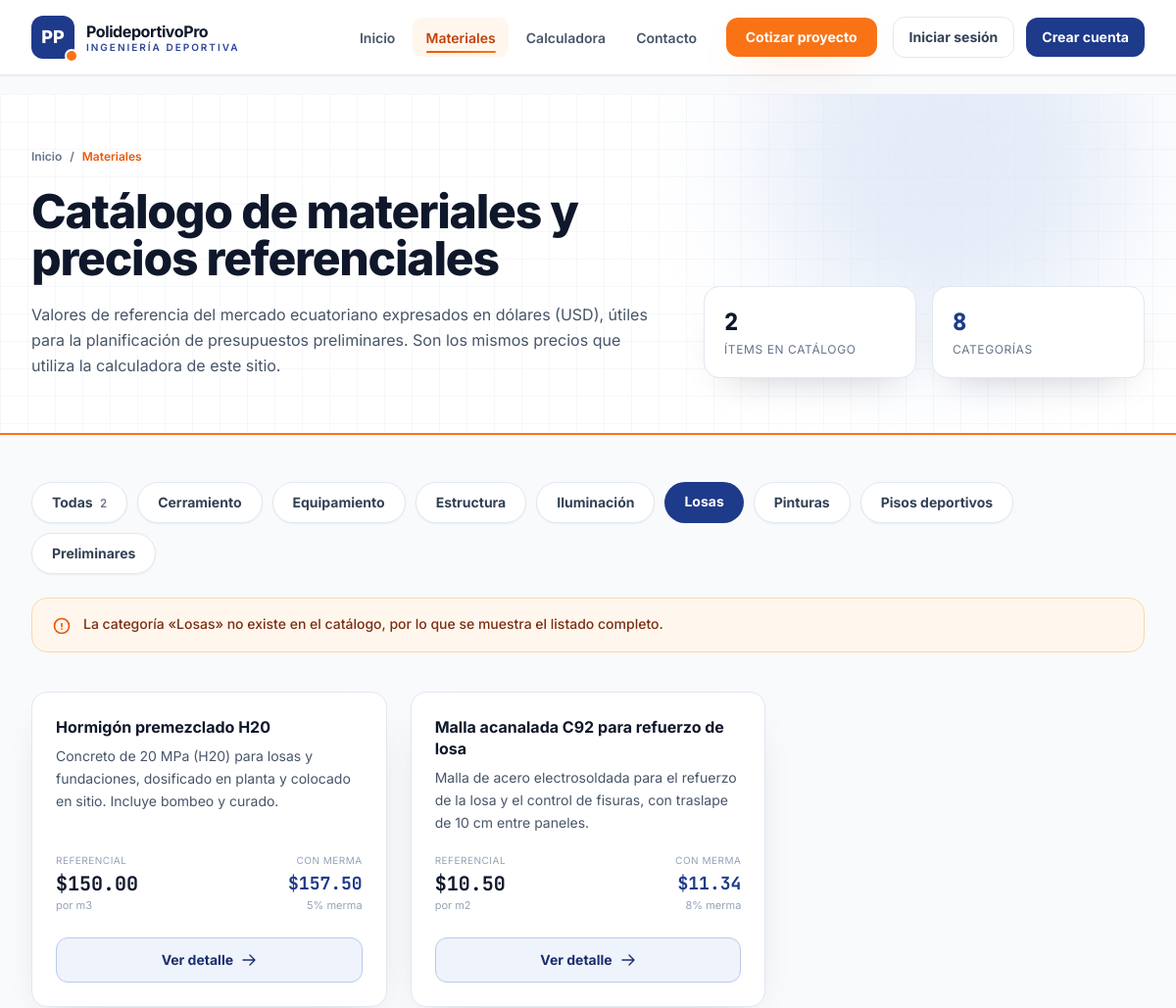
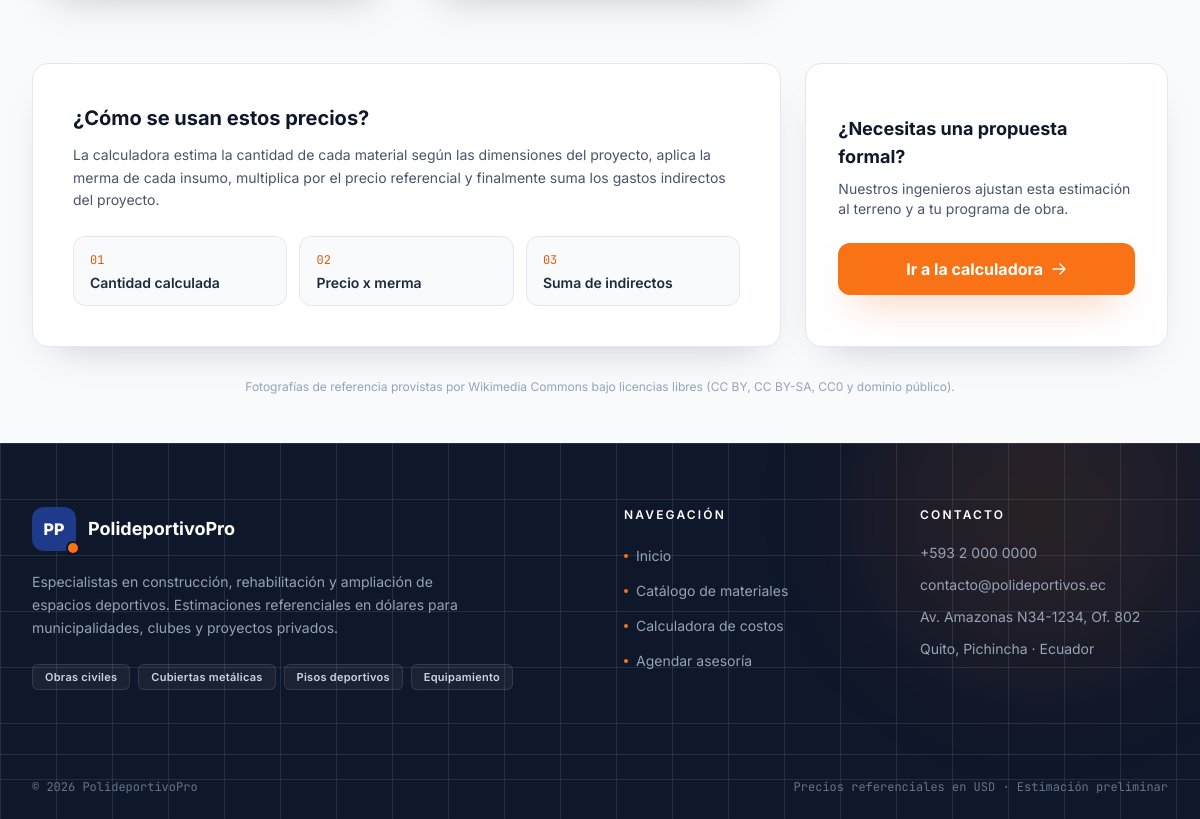
The app's page /materiales?categoria=Losas with its own data (2 pictures, top to bottom).
### app/models.py (models this page shows, shortened)
class Material(db.Model):
    __tablename__ = "materiales"
    id = db.Column(db.Integer, primary_key=True)
    nombre = db.Column(db.String(120), nullable=False, unique=True)
    clave = db.Column(db.String(60), nullable=False, unique=True, index=True)
    unidad = db.Column(db.String(30), nullable=False)
    categoria = db.Column(db.String(60), nullable=False, index=True)
    precio_referencial = db.Column(db.Float, nullable=False, default=0.0)
    merma_pct = db.Column(db.Float, nullable=False, default=5.0)
    descripcion = db.Column(db.Text, nullable=False, default="")
    __table_args__ = (db.CheckConstraint("precio_referencial >= 0", name="ck_material_precio_positivo"),)
    @property
    def precio_con_merma(self):
        return round(self.precio_referencial * (1 + (self.merma_pct or 0) / 100), 2)

### app/routes/main_routes.py (the view)
@main_bp.route("/materiales")
def materiales():
    categorias = [
        fila[0]
        for fila in Material.query.with_entities(Material.categoria)
        .distinct()
        .order_by(Material.categoria.asc())
        .all()
    ]
    seleccion = (request.args.get("categoria") or "").strip()
    categoria_actual = "Todas"
    consulta = Material.query.order_by(Material.categoria.asc(), Material.nombre.asc())
    if seleccion and seleccion in categorias:
        categoria_actual = seleccion
        consulta = consulta.filter(Material.categoria == seleccion)
    items = []
    for material in consulta.all():
        imagen = IMAGENES_MATERIALES.get(material.clave, {})
        items.append(
            {
                "id": material.id,
                "clave": material.clave,
                "nombre": material.nombre,
                "unidad": material.unidad,
                "categoria": material.categoria,
                "precio_referencial": material.precio_referencial,
                "precio_con_merma": material.precio_con_merma,
                "merma_pct": material.merma_pct,
                "descripcion": material.descripcion,
                "imagen": imagen.get("url", ""),
                "licencia": imagen.get("licencia", ""),
                "fuente": imagen.get("fuente", ""),
            }
        )
    return render_template(
        "materiales.html",
        materiales=items,
        categorias=categorias,
        categoria_actual=categoria_actual,
        seleccion=seleccion,
    )

### app/templates/materiales.html (shortened to what this page needs)
{% extends "base.html" %}
{% block contenido %}
<section class="relative overflow-hidden bg-white border-b-2 border-arcilla-500">
    <div class="absolute inset-0 patron-plano-fino opacity-70"></div>
    <div class="absolute -top-32 right-10 w-96 h-96 rounded-full bg-acero-100/70 blur-3xl"></div>
    <div class="relative max-w-7xl mx-auto px-4 sm:px-6 lg:px-8 py-14">
        <nav class="flex items-center gap-2 text-xs font-semibold text-slate-500">
            <a href="{{ url_for('main.index') }}" class="hover:text-acero-700 transition">Inicio</a>
            <span>/</span>
            <span class="text-arcilla-600">Materiales</span>
        </nav>
        <div class="mt-6 grid gap-10 lg:grid-cols-12 lg:items-end">
            <div class="lg:col-span-7">
                <h1 class="text-3xl sm:text-5xl font-extrabold tracking-tight text-slate-900 max-w-3xl">Catálogo de materiales y precios referenciales</h1>
                <p class="mt-5 max-w-2xl text-slate-600 leading-relaxed">
                    Valores de referencia del mercado ecuatoriano expresados en dólares (USD), útiles para la
                    planificación de presupuestos preliminares. Son los mismos precios que utiliza la calculadora de este sitio.
                </p>
            </div>
            <div class="lg:col-span-5">
                <div class="grid grid-cols-2 gap-4">
                    <div class="rounded-2xl border border-slate-200 bg-white p-5 shadow-card">
                        <p class="cifra text-2xl font-extrabold text-slate-900">{{ materiales|length }}</p>
                        <p class="mt-1 text-xs uppercase tracking-wider text-slate-500">Ítems en catálogo</p>
                    </div>
                    <div class="rounded-2xl border border-slate-200 bg-white p-5 shadow-card">
                        <p class="cifra text-2xl font-extrabold text-acero-700">{{ categorias|length }}</p>
                        <p class="mt-1 text-xs uppercase tracking-wider text-slate-500">Categorías</p>
                    </div>
                </div>
            </div>
        </div>
    </div>
</section>
<section class="max-w-7xl mx-auto px-4 sm:px-6 lg:px-8 py-12">
    <div class="flex flex-wrap gap-2.5">
        <a href="{{ url_for('main.materiales') }}"
           class="rounded-full px-5 py-2.5 text-sm font-bold transition {{ 'bg-acero-700 text-white shadow-card' if categoria_actual == 'Todas' else 'bg-white text-slate-700 border border-slate-200 hover:border-acero-400 hover:text-acero-700 shadow-sm' }}">
            Todas
            <span class="ml-1 font-mono text-xs opacity-70">{{ materiales|length }}</span>
        </a>
        {% for categoria in categorias %}
        <a href="{{ url_for('main.materiales', categoria=categoria) }}"
           class="rounded-full px-5 py-2.5 text-sm font-bold transition {{ 'bg-acero-700 text-white shadow-card' if categoria_actual == categoria else 'bg-white text-slate-700 border border-slate-200 hover:border-acero-400 hover:text-acero-700 shadow-sm' }}">
            {{ categoria }}
        </a>
        {% endfor %}
    </div>
    {% if seleccion and categoria_actual != 'Todas' %}
    <p class="mt-6 flex items-start gap-3 rounded-2xl border border-arcilla-200 bg-arcilla-50 px-5 py-4 text-sm font-medium text-arcilla-900">
        <svg xmlns="http://www.w3.org/2000/svg" fill="none" viewBox="0 0 24 24" stroke-width="2" stroke="currentColor" class="w-5 h-5 shrink-0 mt-0.5 text-arcilla-600"><path stroke-linecap="round" stroke-linejoin="round" d="M12 9v3.75m9-.75a9 9 0 1 1-18 0 9 9 0 0 1 18 0Zm-9 3.75h.008v.008H12v-.008Z" /></svg>
        La categoría «{{ seleccion }}» no existe en el catálogo, por lo que se muestra el listado completo.
    </p>
    {% endif %}
    <div class="mt-10 grid gap-6 sm:grid-cols-2 lg:grid-cols-3">
        {% for material in materiales %}
        <article class="tarjeta-material group flex flex-col overflow-hidden rounded-2xl border border-slate-200 bg-white shadow-card transition hover:-translate-y-1 hover:shadow-float">
            <div class="flex flex-1 flex-col p-6">
                <h2 class="text-base font-bold text-slate-900 leading-snug">{{ material.nombre }}</h2>
                <p class="mt-2 flex-1 text-sm leading-relaxed text-slate-600 linea-tres">{{ material.descripcion }}</p>
                <div class="mt-5 flex items-end justify-between gap-3">
                    <div>
                        <p class="text-[10px] uppercase tracking-wider text-slate-400">Referencial</p>
                        <p class="cifra mt-0.5 text-xl font-bold text-slate-900">{{ material.precio_referencial|usd }}</p>
                        <p class="text-[11px] text-slate-400">por {{ material.unidad }}</p>
                    </div>
                    <div class="text-right">
                        <p class="text-[10px] uppercase tracking-wider text-slate-400">Con merma</p>
                        <p class="cifra mt-0.5 text-lg font-bold text-acero-700">{{ material.precio_con_merma|usd }}</p>
                        <p class="text-[11px] text-slate-400">{{ material.merma_pct|num(0) }}% merma</p>
                    </div>
                </div>
                <button type="button"
                        class="mt-6 inline-flex w-full items-center justify-center gap-2 rounded-xl border border-acero-200 bg-acero-50 px-5 py-3 text-sm font-bold text-acero-800 transition hover:bg-acero-700 hover:text-white"
                        data-modal-material
                        data-codigo="M{{ '%02d' % material.id }}"
                        data-nombre="{{ material.nombre }}"
                        data-categoria="{{ material.categoria }}"
                        data-unidad="{{ material.unidad }}"
                        data-precio="{{ material.precio_referencial|usd }}"
                        data-precio-merma="{{ material.precio_con_merma|usd }}"
                        data-merma="{{ material.merma_pct|num(1) }}"
                        data-descripcion="{{ material.descripcion }}"
                        data-imagen="{{ material.imagen }}"
                        data-licencia="{{ material.licencia }}"
                        data-fuente="{{ material.fuente }}">
                    Ver detalle
                    <svg xmlns="http://www.w3.org/2000/svg" class="w-4 h-4" fill="none" viewBox="0 0 24 24" stroke-width="2" stroke="currentColor"><path stroke-linecap="round" stroke-linejoin="round" d="M13.5 4.5 21 12m0 0-7.5 7.5M21 12H3" /></svg>
                </button>
            </div>
        </article>
        {% endfor %}
    </div>
    <div class="mt-16 grid gap-6 lg:grid-cols-3">
        <div class="lg:col-span-2 rounded-2xl border border-slate-200 bg-white p-8 sm:p-10 shadow-card">
            <h2 class="text-xl font-bold text-slate-900">¿Cómo se usan estos precios?</h2>
            <p class="mt-3 text-sm text-slate-600 leading-relaxed max-w-2xl">
                La calculadora estima la cantidad de cada material según las dimensiones del proyecto,
                aplica la merma de cada insumo, multiplica por el precio referencial y finalmente suma
                los gastos indirectos del proyecto.
            </p>
            <ol class="mt-6 grid gap-3 sm:grid-cols-3 text-sm">
                <li class="rounded-xl border border-slate-200 bg-slate-50 px-4 py-3">
                    <span class="font-mono text-xs text-arcilla-600">01</span>
                    <p class="mt-1 font-semibold text-slate-800">Cantidad calculada</p>
                </li>
                <li class="rounded-xl border border-slate-200 bg-slate-50 px-4 py-3">
                    <span class="font-mono text-xs text-arcilla-600">02</span>
                    <p class="mt-1 font-semibold text-slate-800">Precio x merma</p>
                </li>
                <li class="rounded-xl border border-slate-200 bg-slate-50 px-4 py-3">
                    <span class="font-mono text-xs text-arcilla-600">03</span>
                    <p class="mt-1 font-semibold text-slate-800">Suma de indirectos</p>
                </li>
            </ol>
        </div>
        <div class="flex flex-col justify-center rounded-2xl border border-slate-200 bg-white p-8 shadow-card">
            <h3 class="text-lg font-bold text-slate-900">¿Necesitas una propuesta formal?</h3>
            <p class="mt-2 text-sm text-slate-600">Nuestros ingenieros ajustan esta estimación al terreno y a tu programa de obra.</p>
            <a href="{{ url_for('calc.calculadora') }}" class="mt-6 inline-flex items-center justify-center gap-2 rounded-xl bg-arcilla-500 px-6 py-3.5 font-bold text-white shadow-glow transition hover:bg-arcilla-600 hover:-translate-y-0.5">
                Ir a la calculadora
                <svg xmlns="http://www.w3.org/2000/svg" class="w-4 h-4" fill="none" viewBox="0 0 24 24" stroke-width="2" stroke="currentColor"><path stroke-linecap="round" stroke-linejoin="round" d="M13.5 4.5 21 12m0 0-7.5 7.5M21 12H3" /></svg>
            </a>
        </div>
    </div>
    <p class="mt-8 text-center text-xs text-slate-400">
        Fotografías de referencia provistas por Wikimedia Commons bajo licencias libres (CC BY, CC BY-SA, CC0 y dominio público).
    </p>
</section>
{% endblock %}

### app/static/css/custom.css (style rules this page uses)
:root { color-scheme: light; --acero: #1e3a8a; --acero-oscuro: #0f172a; --arcilla: #ea580c; --arcilla-claro: #f97316; }
body { font-feature-settings: "cv02", "cv03", "cv04"; }
.patron-plano-fino { background-image: linear-gradient(rgba(30, 58, 138, 0.05) 1px, transparent 1px), linear-gradient(90deg, rgba(30, 58, 138, 0.05) 1px, transparent 1px); background-size: 28px 28px; }
.cifra { font-family: "JetBrains Mono", ui-monospace, monospace; font-variant-numeric: tabular-nums; }
.tarjeta-material { transition: transform 0.25s ease, box-shadow 0.25s ease, border-color 0.25s ease; }
.linea-tres { display: -webkit-box; -webkit-line-clamp: 3; -webkit-box-orient: vertical; overflow: hidden; }

### records on screen
Material: nombre "Hormigón premezclado H20", descripcion "Concreto de 20 MPa (H20) para losas y fundaciones, dosificado en planta y colocado en sitio. Incluye bombeo y curado.", precio_referencial "$150.00", unidad "m3", precio_con_merma "$157.50", merma_pct|num "5"
Material: nombre "Malla acanalada C92 para refuerzo de losa", descripcion "Malla de acero electrosoldada para el refuerzo de la losa y el control de fisuras, con traslape de 10 cm entre paneles.", precio_referencial "$10.50", unidad "m2", precio_con_merma "$11.34", merma_pct|num "8"

### other values on screen
{{ materiales|length }} "2"
{{ categorias|length }} "8"
{{ categoria }} "Cerramiento" "Equipamiento" "Estructura" "Iluminación" "Losas" "Pinturas" "Pisos deportivos" "Preliminares"
{{ seleccion }} "Losas"
